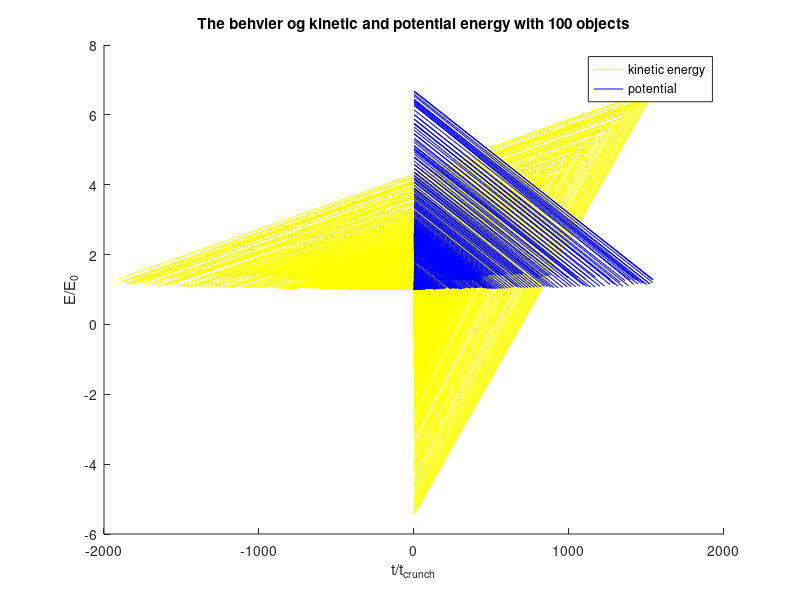

Write the MATLAB code that produced this figure.
fid=fopen('kinPotVerlet.txt')
    s = textscan(fid,'%f %f %f %f')
fclose(fid)

x=s{1};
y=s{2};
z=s{3};
r=s{4};
x=x/1000;
y = y./z(1);
z = z./z(1);
r=r./z(1);

hold on
plot(x,y,'yellow')
plot(x,z,'blue')
%plot(x,r,'green')

xlabel('t/t_{crunch}')
ylabel('E/E_0','Rotation',90)
title('The behvier og kinetic and potential energy with 100 objects')
legend('kinetic energy','potential')